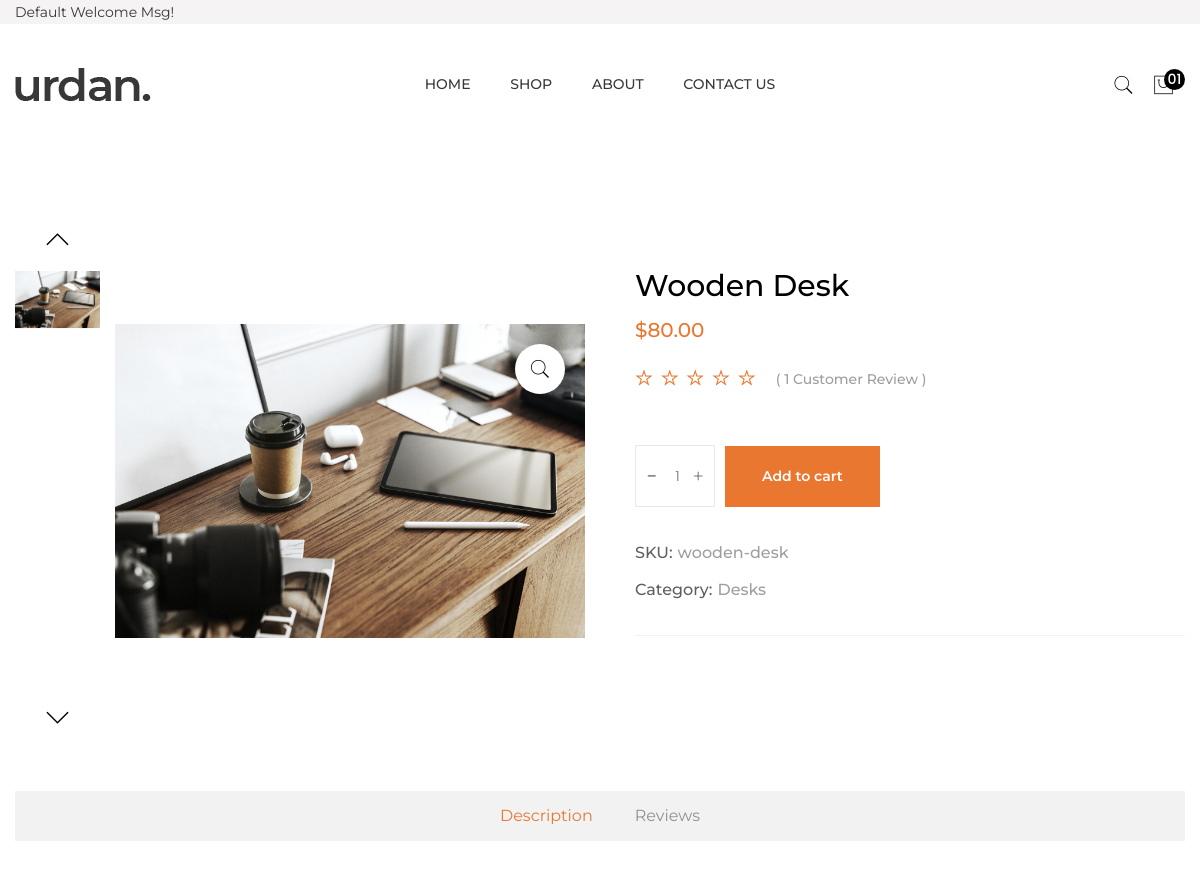
Page /shop/wooden-desk/wooden-desk (upper part) on the earlier database version.
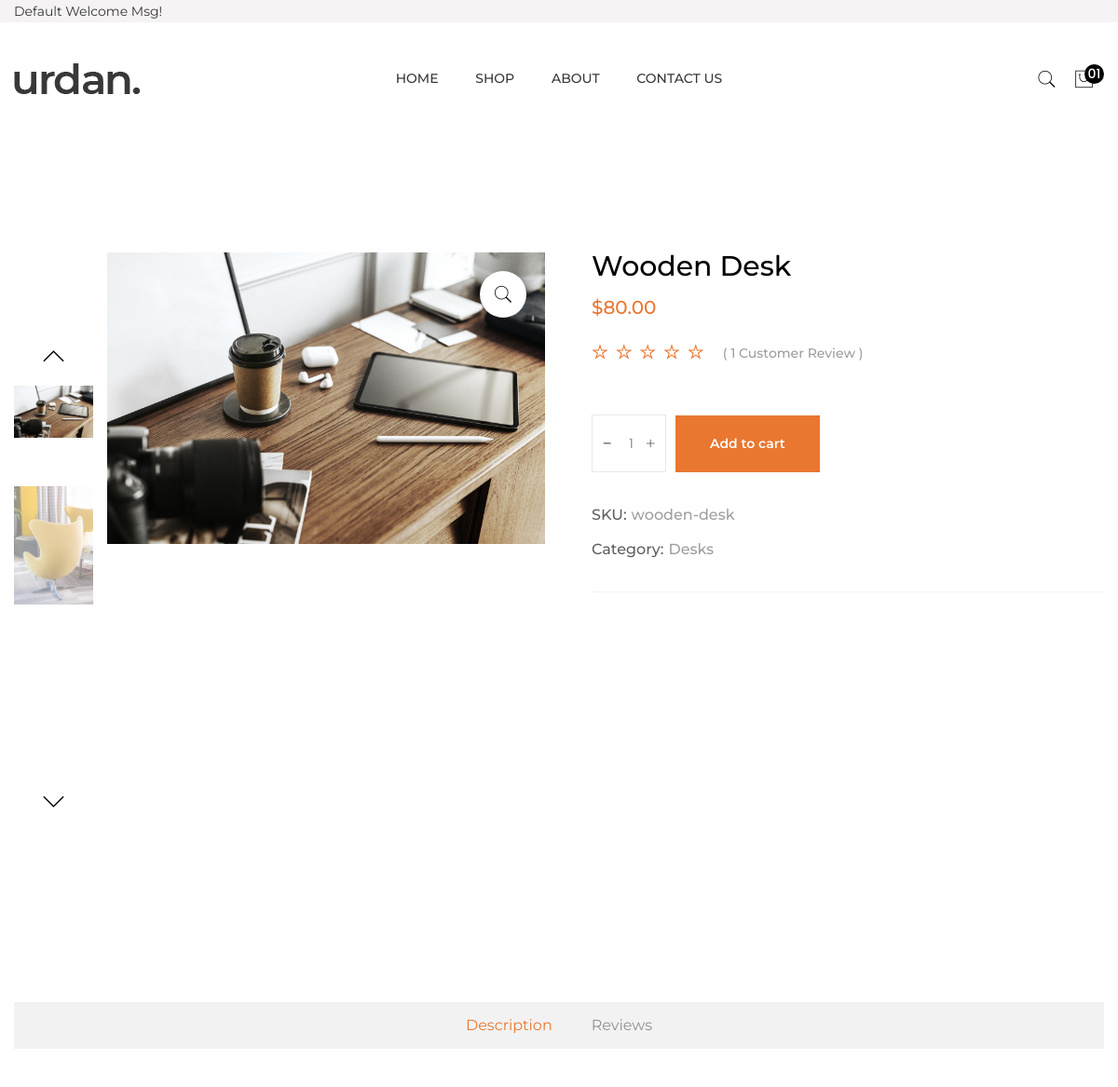
Same page on the later database version.
### store/models.py (models this page shows, shortened)
class Product(models.Model):
    product_name = models.CharField(max_length=200, unique=True)
    slug = models.SlugField(max_length=200, unique=True)
    category = models.ForeignKey(Category, on_delete=models.CASCADE)
    main_image_alt = models.CharField(max_length=2000, null=True, blank=True)
    description = HTMLField(max_length=7500, blank=True)
    price = models.DecimalField(max_digits=7, decimal_places=2)
    sale_price = models.DecimalField(max_digits=7, decimal_places=2, blank=True, null=True)
    main_image = models.ImageField(upload_to='photos/products')
    stock = models.IntegerField(blank=True, null=True)
    is_available = models.BooleanField(default=True)
    created_date =  models.DateTimeField(auto_now_add=True)
    modified_date = models.DateTimeField(auto_now=True)
    num_sold = models.IntegerField(default=0)

class ProductGallery(models.Model):
    product = models.ForeignKey(Product, default=None, on_delete=models.CASCADE)
    alt_text = models.CharField(max_length=2000, null=True, blank=True)
    image = models.ImageField(upload_to='store/products', max_length=455)
    class Meta:
        verbose_name = 'product gallery'
        verbose_name_plural = 'product gallery'

### category/models.py (models this page shows)
class Category(models.Model):
    category_name = models.CharField(max_length=100, unique=True)
    slug = models.SlugField(max_length=100, unique=True)
    description = models.TextField(max_length=1000, blank=True)
    class Meta:
        verbose_name = 'Category'
        verbose_name_plural = 'Categories'
    def __str__(self):
        return self.category_name

### store/views.py (the view)
# urls.py: path('<slug:category_slug>/<slug:product_slug>', views.product_detail, name='product_detail'),
def product_detail(request, category_slug, product_slug):
    product = Product.objects.get(slug=product_slug)
    product_gallery = ProductGallery.objects.filter(product=product)
    reviews = ReviewRating.objects.filter(product=product, visible=True)
    context = {
        'product': product,
        'product_gallery': product_gallery,
        'reviews': reviews,
    }
    return render(request, 'product_details.html', context=context)

### templates/product_details.html (shortened to what this page needs)
{% extends 'base.html' %}
{% load static %}
{% block content %}
        <div class="product-details-area pb-100 pt-100">
            <div class="container">
                <div class="row">
                    <div class="col-lg-6">
                        <div class="product-details-img-wrap product-details-vertical-wrap" data-aos="fade-up" data-aos-delay="200">
                            <div class="product-details-small-img-wrap">
                                <div class="swiper-container product-details-small-img-slider-1 pd-small-img-style">
                                    <div class="swiper-wrapper">
                                        <div class="swiper-slide">
                                            <div class="product-details-small-img">
                                                <img src="{{ product.main_image.url }}" alt="{{product.main_image_alt}}">
                                            </div>
                                        </div>
                                        {% for image in product_gallery %}
                                        <div class="swiper-slide">
                                            <div class="product-details-small-img">
                                                <img src="{{image.image.url}}" alt="{{image.alt_text}}">
                                            </div>
                                        </div>
                                        {% endfor %}
                                    </div>
                                </div>
                                <div class="pd-prev pd-nav-style"> <i class="ti-angle-up"></i></div>
                                <div class="pd-next pd-nav-style"> <i class="ti-angle-down"></i></div>
                            </div>
                            <div class="swiper-container product-details-big-img-slider-1 pd-big-img-style">
                                <div class="swiper-wrapper">
                                    <div class="swiper-slide">
                                        <div class="easyzoom-style">
                                            <div class="easyzoom easyzoom--overlay">
                                                <a href="{{product.main_image.url}}">
                                                    <img src="{{product.main_image.url}}" alt="">
                                                </a>
                                            </div>
                                            <a class="easyzoom-pop-up img-popup" href="{{product.main_image.url}}">
                                                <i class="pe-7s-search"></i>
                                            </a>
                                        </div>
                                    </div>
                                </div>
                            </div>
                        </div>
                    </div>
                    <div class="col-lg-6">
                        <div class="product-details-content" data-aos="fade-up" data-aos-delay="400">
                            <h2>{{product.product_name}}</h2>
                            <div class="product-details-price">
                                {% if product.sale_price %}
                                <span class="old-price">${{product.price}} </span>
                                <span class="new-price">${{product.sale_price}}</span>
                                {% else %}
                                <span class="new-price">${{product.price}}</span>
                                {% endif %}
                            </div>
                            <div class="product-details-review">
                                <div class="product-rating">
                                    <i class=" ti-star"></i>
                                    <i class=" ti-star"></i>
                                    <i class=" ti-star"></i>
                                    <i class=" ti-star"></i>
                                    <i class=" ti-star"></i>
                                </div>
                                <span>( 1 Customer Review )</span>
                            </div>
                            <div class="product-details-action-wrap">
                                <div class="product-quality">
                                    <input class="cart-plus-minus-box input-text qty text" name="qtybutton" value="1">
                                </div>
                                <div class="single-product-cart btn-hover">
                                    <a href="#">Add to cart</a>
                                </div>
                            </div>
                            <div class="product-details-meta">
                                <ul>
                                    <li><span class="title">SKU:</span>
                                        {{product.slug}}</li>
                                    <li><span class="title">Category:</span>
                                        {{product.category}}
                                    </li>
                                </ul>
                            </div>
                        </div>
                    </div>
                </div>
            </div>
        </div>
        <div class="description-review-area pb-85">
            <div class="container">
                <div class="description-review-topbar nav" data-aos="fade-up" data-aos-delay="200">
                    <a class="active" data-bs-toggle="tab" href="#des-details1"> Description </a>
                    <a data-bs-toggle="tab" href="#des-details3" class=""> Reviews </a>
                </div>
            </div>
        </div>
{% endblock content %}

### templates/base.html
{% load static %}
{% include 'includes/header.html' %}
{% block content %}
{% endblock content %}
{% include 'includes/footer.html' %}

### templates/includes/header.html (shortened to what this page needs)
{% load static %}
<!DOCTYPE html>
<html lang="zxx">
<head>
    <link rel="stylesheet" href="{% static 'assets/css/vendor/bootstrap.min.css' %}" />
    <link rel="stylesheet" href="{% static 'assets/css/vendor/pe-icon-7-stroke.css' %}" />
    <link rel="stylesheet" href="{% static 'assets/css/vendor/themify-icons.css' %}" />
    <link rel="stylesheet" href="{% static 'assets/css/vendor/font-awesome.min.css' %}" />
    <link rel="stylesheet" href="{% static 'assets/css/plugins/animate.css' %}" />
    <link rel="stylesheet" href="{% static 'assets/css/plugins/aos.css' %}" />
    <link rel="stylesheet" href="{% static 'assets/css/plugins/magnific-popup.css' %}" />
    <link rel="stylesheet" href="{% static 'assets/css/plugins/swiper.min.css' %}" />
    <link rel="stylesheet" href="{% static 'assets/css/plugins/jquery-ui.css' %}" />
    <link rel="stylesheet" href="{% static 'assets/css/plugins/nice-select.css' %}" />
    <link rel="stylesheet" href="{% static 'assets/css/plugins/select2.min.css' %}" />
    <link rel="stylesheet" href="{% static 'assets/css/plugins/easyzoom.css' %}" />
    <link rel="stylesheet" href="{% static 'assets/css/plugins/slinky.css' %}" />
    <link rel="stylesheet" href="{% static 'assets/css/style.css' %}" />
</head>
<body>
    <div class="main-wrapper main-wrapper-2">
        <header class="header-area header-responsive-padding header-height-1">
            <div class="header-top d-none d-lg-block bg-gray">
                <div class="container">
                    <div class="row align-items-center">
                        <div class="col-lg-6 col-6">
                            <div class="welcome-text">
                                <p>Default Welcome Msg! </p>
                            </div>
                        </div>
                    </div>
                </div>
            </div>
            <div class="header-bottom sticky-bar">
                <div class="container">
                    <div class="row align-items-center">
                        <div class="col-lg-3 col-md-6 col-6">
                            <div class="logo">
                                <a href="{% url 'home' %}"><img src="{% static 'assets/images/logo/logo.png' %}" alt="logo"></a>
                            </div>
                        </div>
                        <div class="col-lg-6 d-none d-lg-block d-flex justify-content-center">
                            <div class="main-menu text-center">
                                <nav>
                                    <ul>
                                        <li><a href="{% url 'home' %}">HOME</a>
                                        </li>
                                        <li><a href="shop.html">SHOP</a>
                                        </li>
                                        <li><a href="about-us.html">ABOUT</a></li>
                                        <li><a href="contact-us.html">CONTACT US</a></li>
                                    </ul>
                                </nav>
                            </div>
                        </div>
                        <div class="col-lg-3 col-md-6 col-6">
                            <div class="header-action-wrap">
                                <div class="header-action-style header-search-1">
                                    <a class="search-toggle" href="#">
                                        <i class="pe-7s-search s-open"></i>
                                    </a>
                                </div>
                                <div class="header-action-style header-action-cart">
                                    <a class="cart-active" href="#"><i class="pe-7s-shopbag"></i>
                                        <span class="product-count bg-black">01</span>
                                    </a>
                                </div>
                            </div>
                        </div>
                    </div>
                </div>
            </div>
        </header>

### templates/includes/footer.html (shortened to what this page needs)
{% load static %}
</div>
</body>
</html>

Differences in the rows shown:
added ProductGallery: image (picture)
